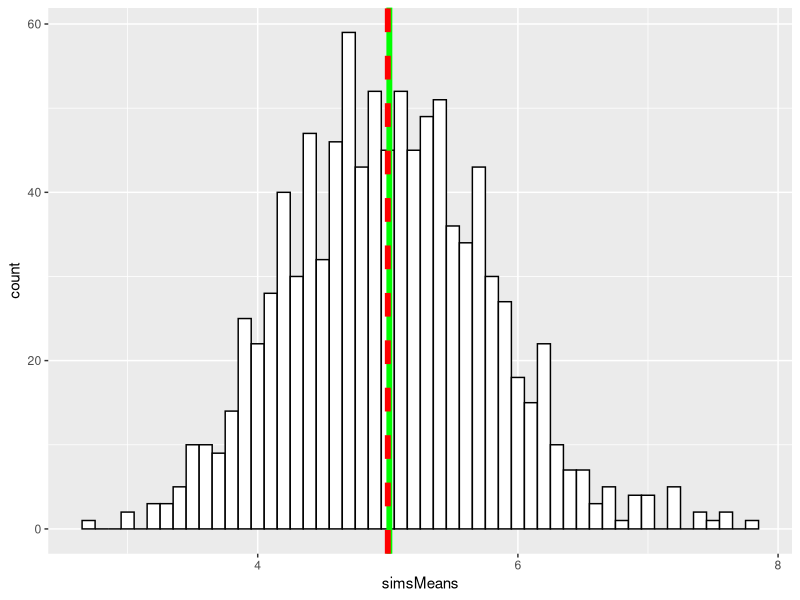
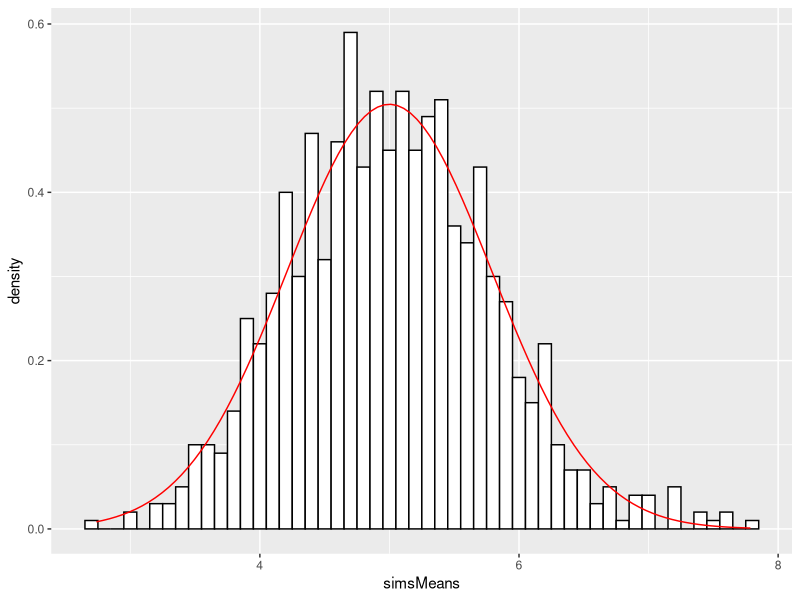

Here is the R script that generated these plots, in order:
## ---- chunk 1
if (!"ggplot2" %in% installed.packages()) install.packages("ggplot2")
library("ggplot2")
if (!"plyr" %in% installed.packages()) install.packages("plyr")
library("plyr")
## ---- chunk 2
n <- 40
lambda <- 0.2
nsims <- 1000

set.seed(123)
sims <- matrix(rexp(nsims * n, rate=lambda), nsims)

simsMeans <- apply(sims, 1, mean)
## ---- chunk 3
sampleMean <- mean(sims)
theoreticalMean <- 1 / lambda
## ---- chunk 4
meansPlot <- ggplot() + aes(simsMeans) + geom_histogram(binwidth=.1, colour="black", fill="white") + 
    geom_vline(xintercept=sampleMean, color="green", size=2) + 
    geom_vline(xintercept=theoreticalMean, color="red", size=2, linetype=2)
meansPlot
## ---- chunk 5
theoreticalVar <- (1/lambda)^2/n
sampleVar <- var(simsMeans)
## ---- chunk 6
dat <- data.frame(simsMeans)

distPlot <- ggplot(dat, aes(x=simsMeans)) +
      geom_histogram(binwidth=0.1, aes(y=..density..), color="black", fill="white") +
      stat_function(fun=dnorm, color="red", args=list(mean=theoreticalMean, sd=sqrt(theoreticalVar)))
distPlot
